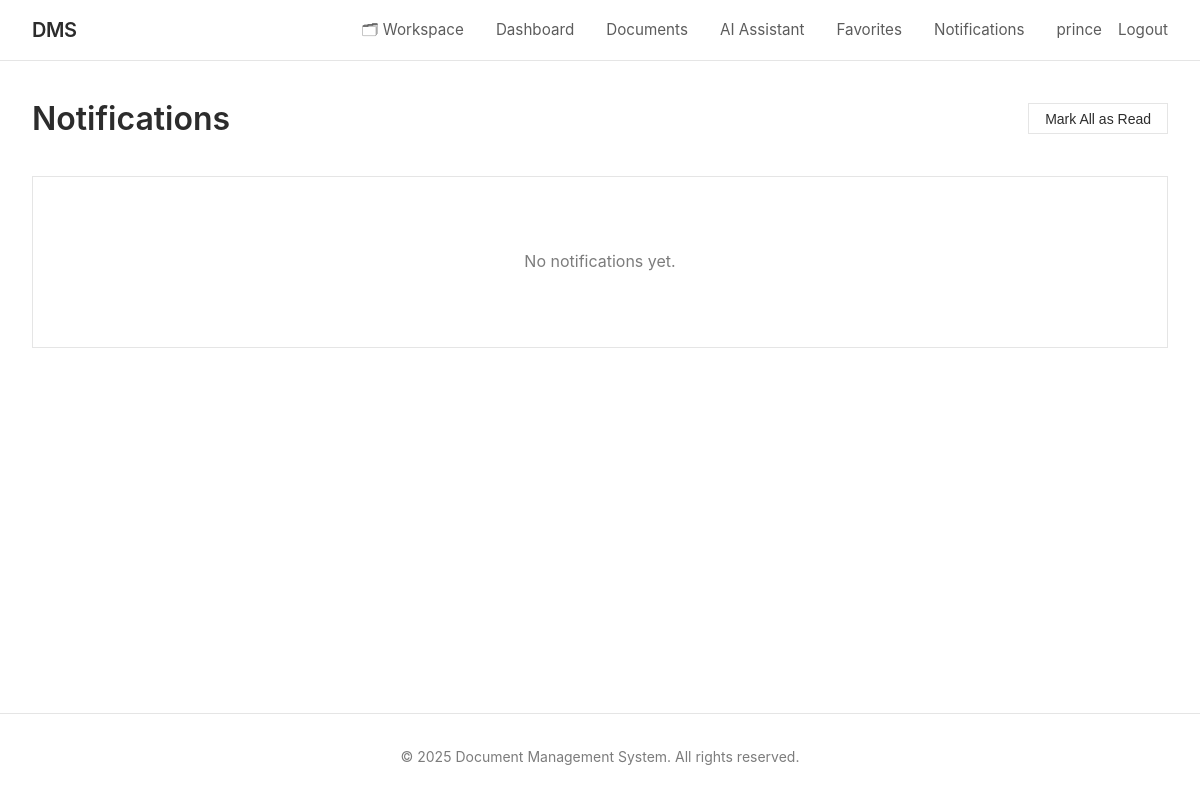
Before: /notifications/ (signed in) with the older database file.
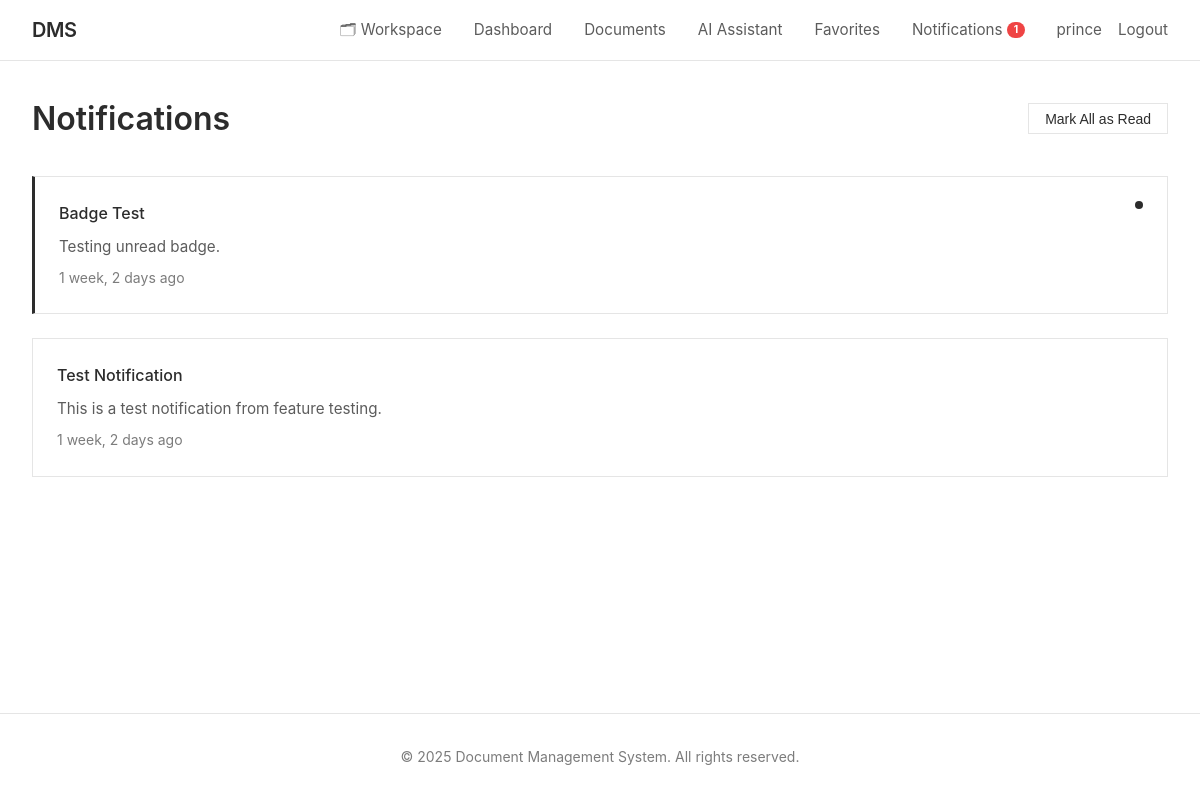
After: the same page with the newer database file.
### documents/models.py (models this page shows, shortened)
class Notification(models.Model):
    NOTIFICATION_TYPES = [
        ('document_shared', 'Document Shared'),
        ('document_updated', 'Document Updated'),
        ('comment_added', 'Comment Added'),
        ('comment_reply', 'Comment Reply'),
        ('permission_changed', 'Permission Changed'),
        ('mention', 'Mentioned'),
    ]
    recipient = models.ForeignKey(User, on_delete=models.CASCADE, related_name='notifications')
    sender = models.ForeignKey(User, on_delete=models.SET_NULL, null=True, blank=True, related_name='sent_notifications')
    notification_type = models.CharField(max_length=30, choices=NOTIFICATION_TYPES)
    title = models.CharField(max_length=255)
    message = models.TextField()
    document = models.ForeignKey(Document, on_delete=models.CASCADE, null=True, blank=True, related_name='notifications')
    is_read = models.BooleanField(default=False)
    created_at = models.DateTimeField(auto_now_add=True)
    class Meta:
        ordering = ['-created_at']

### documents/views.py (the view)
# urls.py: path('notifications/', views.notifications_list_view, name='notifications_list'),
@login_required
def notifications_list_view(request):
    notifications = request.user.notifications.all()
    if request.method == 'POST' and request.POST.get('mark_all_read'):
        notifications.update(is_read=True)
        messages.success(request, 'All notifications marked as read.')
        return redirect('notifications_list')
    paginator = Paginator(notifications, 20)
    page_number = request.GET.get('page')
    page_obj = paginator.get_page(page_number)
    return render(request, 'documents/notifications_list.html', {'page_obj': page_obj})

### documents/context_processors.py (called while the page is built)
def unread_notifications(request):
    if request.user.is_authenticated:
        count = Notification.objects.filter(recipient=request.user, is_read=False).count()
        return {'unread_notifications_count': count}
    return {'unread_notifications_count': 0}

### documents/models.py (called while the page is built)
    def is_admin(self):
        return self.user_type == 'admin'

### documents/templates/documents/notifications_list.html (shortened to what this page needs)
{% extends 'documents/base.html' %}
{% block content %}
<div style="display: flex; justify-content: space-between; align-items: center; margin-bottom: 2rem;">
    <h1 style="font-size: 2rem; font-weight: 600; color: #2c2c2c;">
        Notifications
    </h1>
    <form method="post">
        <button type="submit" class="btn-secondary btn btn-small">
            Mark All as Read
        </button>
    </form>
</div>
{% if page_obj %}
    {% for notification in page_obj %}
        <div class="card" style="{% if not notification.is_read %}border-left: 3px solid #2c2c2c;{% endif %}">
            <div style="display: flex; justify-content: space-between; align-items: start;">
                <div style="flex: 1;">
                    <h3 style="font-size: 1rem; font-weight: 500; margin-bottom: 0.5rem; color: #2c2c2c;">
                        {% if notification.document %}
                            <a href="{% url 'notification_mark_read' notification.pk %}" style="color: #2c2c2c; text-decoration: none;">
                                {{ notification.title }}
                            </a>
                        {% else %}
                            {{ notification.title }}
                        {% endif %}
                    </h3>
                    <p style="font-size: 0.95rem; color: #5c5c5c; margin-bottom: 0.5rem;">
                        {{ notification.message }}
                    </p>
                    <div style="font-size: 0.875rem; color: #7c7c7c;">
                        {{ notification.created_at|timesince }} ago
                    </div>
                </div>
                {% if not notification.is_read %}
                    <span style="width: 8px; height: 8px; background: #2c2c2c; border-radius: 50%; margin-left: 1rem;"></span>
                {% endif %}
            </div>
        </div>
    {% endfor %}
{% else %}
    <div class="card">
        <p style="color: #7c7c7c; text-align: center; padding: 3rem 0;">
            No notifications yet.
        </p>
    </div>
{% endif %}
{% endblock %}

### documents/templates/documents/base.html (shortened to what this page needs)
<!DOCTYPE html>
<html lang="en">
<head>
</head>
<body>
    <header class="header">
        <div class="header-content">
            <a href="{% url 'home' %}" class="logo">DMS</a>
            <nav class="nav">
                {% if user.is_authenticated %}
                    <a href="{% url 'workspace' %}"
                       style="{% if request.resolver_match.url_name == 'workspace' %}font-weight:700{% endif %}">🗂 Workspace</a>
                    <a href="{% url 'dashboard' %}">Dashboard</a>
                    <a href="{% url 'document_list' %}">Documents</a>
                    <a href="{% url 'chatbot' %}">AI Assistant</a>
                    <a href="{% url 'favorites_list' %}">Favorites</a>
                    <a href="{% url 'notifications_list' %}" style="position:relative;display:inline-flex;align-items:center;gap:.3rem;">
                        Notifications
                        {% if unread_notifications_count %}
                        <span style="background:#ef4444;color:#fff;font-size:.65rem;font-weight:700;line-height:1;padding:.2rem .4rem;border-radius:999px;min-width:16px;text-align:center;">{{ unread_notifications_count }}</span>
                        {% endif %}
                    </a>
                    <div class="nav-user">
                        <a href="{% url 'profile' %}">{{ user.username }}</a>
                        <a href="{% url 'logout' %}">Logout</a>
                    </div>
                {% else %}
                    <a href="{% url 'home' %}">Home</a>
                    <a href="{% url 'login' %}">Login</a>
                    <a href="{% url 'register' %}">Register</a>
                {% endif %}
            </nav>
        </div>
    </header>
    <main class="container">
        {% block content %}{% endblock %}
    </main>
    <footer class="footer">
        <p>&copy; 2025 Document Management System. All rights reserved.</p>
    </footer>
</body>
</html>

Changed rows visible on the page:
added Notification: title "Badge Test", message "Testing unread badge.", created_at "1 week, 2 days", is_read False (drawn)
added Notification: title "Test Notification", message "This is a test notification from feature testing.", created_at "1 week, 2 days", is_read True (drawn)
Other visible differences:
{{ unread_notifications_count }}: (not shown) → "1"
text no longer shown: "No notifications yet."
